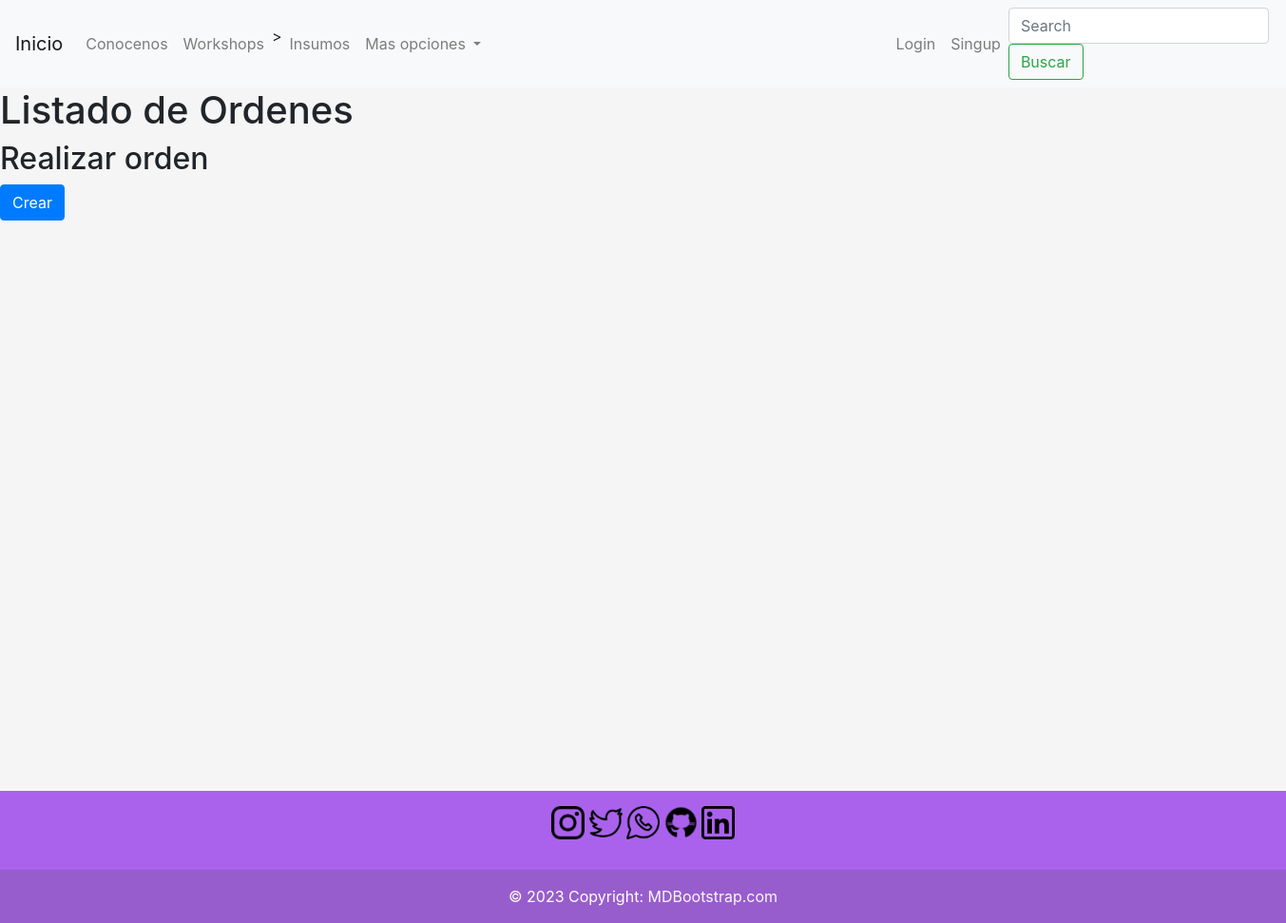
The page /orders/list-orders/ on the database as committed earlier.
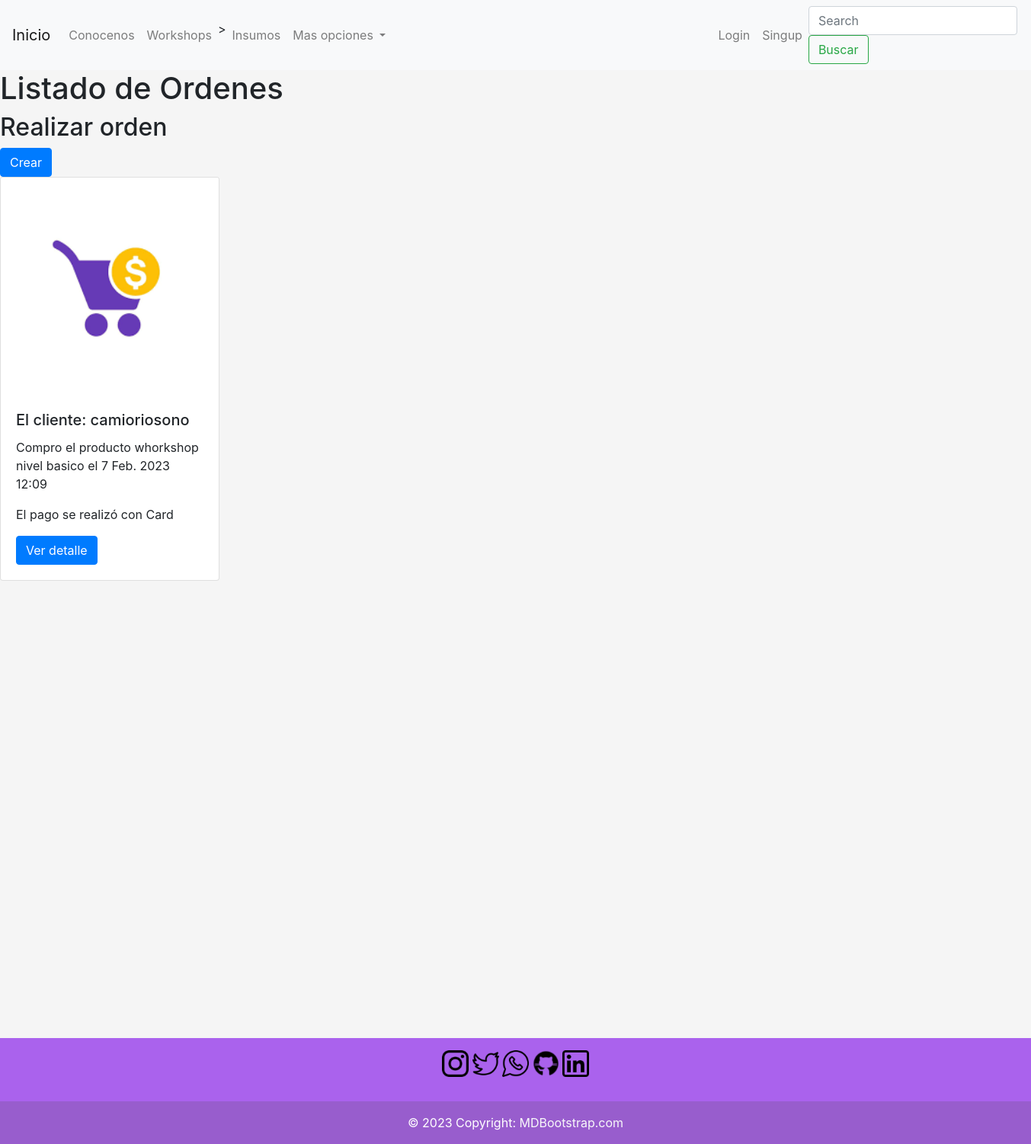
The same page on the database as committed later.
### orders/models.py (models this page shows, shortened)
class Order(models.Model):
    CHOICES = (
        ('Cash', 'Cash'),
        ('Card', 'Card'),
    )
    client = models.CharField(max_length=50)
    product = models.CharField(max_length=100)
    creation_time = models.DateTimeField(auto_now_add=True)
    payment_method = models.CharField(choices=CHOICES, max_length=4)

### orders/views.py (the view)
# urls.py: path('list-orders/', list_orders),
def list_orders(request):
    if 'search' in request.GET:
        search = request.GET['search']
        orders = Order.objects.filter(name__icontains=search)
    else:
        orders = Order.objects.all()
    context = {
        'orders': orders,
    }
    orders = Order.objects.all()
    context = {
        'orders': orders,
    }
    return render(request, 'orders/list_orders.html', context=context)

### templates/orders/list_orders.html (shortened to what this page needs)
{% extends 'base.html'%}
{% block content %}
    <h1>Listado de Ordenes</h1>
    <h2>Realizar orden  </h2> <a href="/orders/create-order/" class="btn btn-primary">Crear</a>
    {% for order in orders %}
    <div class="card" style="width: 18rem;">
      <img
        class="card-img-top" alt="...">
      <div class="card-body">
        <h5 class="card-title">El cliente: {{order.client}}</h5>
        <p class="card-text">Compro el producto {{order.product}} el {{order.creation_time}}</p>
        <p>El pago se realizó con {{order.payment_method}}</p>
        <a href="#" class="btn btn-primary">Ver detalle</a>
      </div>
    </div>
    {% endfor %}
{% endblock %}

### templates/base.html (shortened to what this page needs)
<!DOCTYPE html>
<html lang="en">
<head>
    <link rel="stylesheet" href="https://cdn.jsdelivr.net/npm/bootstrap@4.6.2/dist/css/bootstrap.min.css"
>
</head>
<body>
    <header>
        <nav class="navbar navbar-expand-lg navbar-light bg-light">
            <a class="navbar-brand" href="/">Inicio</a>
            <div class="collapse navbar-collapse" id="navbarScroll">
                <ul class="navbar-nav mr-auto my-2 my-lg-0 navbar-nav-scroll" style="max-height: 150px;">
                    <li class="nav-item">
                    <a class="nav-link" href='about_us/about_us.html'> Conocenos</a>
                    </li>
                    <li class="nav-item">
                    <a class="nav-link" href="/workshops/list-workshops/">Workshops</a>
                    </li>>
                    <li class="nav-item">
                        <a class="nav-link" href="/supplies/list-supplies/">Insumos</a>
                    </li>
                    <li class="nav-item dropdown">
                        <a class="nav-link dropdown-toggle" href="#" role="button" data-toggle="dropdown" aria-expanded="false">
                            Mas opciones
                        </a>
                    <li class="nav-item" style="margin-right: 420px;">
                    {% if request.user.is_authenticated %}
                      <li class="nav-item">
                        <a class="nav-link" href="/users/logout/">Logout</a>
                    </li>
                    <li class="nav-item">
                        <a class="nav-link" href="/users/update/">{{request.user.username}}</a>
                    </li>
                        {% if request.user.profile.profile_picture.url != '' %}
                            <img src="{{ request.user.profile.profile_picture.url}}" alt="profile_picture" width="50px" height="50px" >
                        {% endif %}
                    {% else %}
                    <li class="nav-item">
                        <a class="nav-link" href="/users/login/">Login</a>
                    </li>
                    <li class="nav-item">
                        <a class="nav-link" href="/users/singup/">Singup</a>
                    </li>
                    {% endif %}
                </ul>
                <form class="form-inline my-2 my-lg-0" action="/supplies/list-supplies/" method="GET">
                    <input class="form-control mr-sm-2" type="search" placeholder="Search" aria-label="Search" name="search">
                    <button class="btn btn-outline-success my-2 my-sm-0" type="submit">Buscar</button>
                </form>
            </div>
        </nav>
        </header>
    {% block content %}
    {% endblock %}
    <footer class="bg-muted text-center text-white" style="margin-top:600px;">
        <div class="container p-3 pb-0">
            <section class="mb-3">
            <a href="https://www.instagram.com/"><img src="/media/icons/instagram.ico" width="35" height="35" role="button"></a>
            <a href="https://www.twitter.com/"><img src="/media/icons/twitter.ico" width="35" height="35" role="button"></a>
            <a href="https://www.whatsapp.com/"><img src="/media/icons/whatsapp.ico" width="35" height="35" role="button"></a>
            <a href="https://www.github.com/accccastle/"><img src="/media/icons/github1.png.ico" width="35" height="35" role="button"></a>
            <a href="https://www.linkedin.com/"><img src="/media/icons/linkedin.ico" width="35" height="35" role="button"></a>
            </section>
        </div>
        <div class="text-center p-3" style="background-color: rgba(83, 77, 77, 0.2);">
            © 2023 Copyright:
            <a class="text-light" href="https://mdbootstrap.com/">MDBootstrap.com</a>
        </div>
    </footer>
</body>
</html>

### templates/base.html (style rules this page uses)
body { background-color: whitesmoke; }
footer { background-color: rgb(170, 98, 237); }

Rows that differ between the two databases and show on the page:
added Order: client "camioriosono", product "whorkshop nivel basico", creation_time "7 Feb. 2023 12:09", payment_method "Card"
